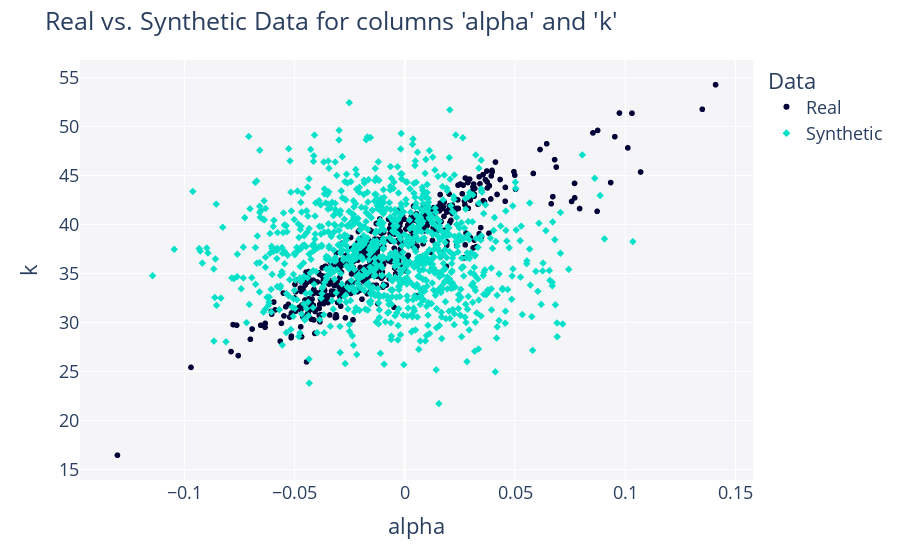

Here is the notebook cell this chart was saved with:
### Markdown cell above
The problem with this is that we are not taking the joint distribution (correlation) between $\alpha$ and $k$ into effect. We can see that if we sample from these distributions and compare to the original data, we do not capture the correlation between them.

### Code cell
from copulas.visualization import compare_2d
from copulas.visualization import scatter_2d


data = data.drop(columns="Seed")
# synth_data
# scatter_2d(data)
compare_2d(data, synth_data)  # this makes sense that it is bad, we are just sampling from each marginal distribution

### Figure 1 — Plotly figure (JSON) as saved in the notebook; plotly's stock layout.template omitted (floating-point values rounded to 4 significant figures; data arrays with more than 128 entries replaced by an {"elided": "..."} marker saying what was removed)
{"data": [{"hovertemplate": "Data=Real<br>alpha=%{x}<br>k=%{y}<extra></extra>", "legendgroup": "Real", "marker": {"color": "#000036", "symbol": "circle"}, "mode": "markers", "name": "Real", "showlegend": true, "type": "scattergl", "x": {"elided": "500 float values"}, "xaxis": "x", "y": {"elided": "500 float values"}, "yaxis": "y"}, {"hovertemplate": "Data=Synthetic<br>alpha=%{x}<br>k=%{y}<extra></extra>", "legendgroup": "Synthetic", "marker": {"color": "#01E0C9", "symbol": "diamond"}, "mode": "markers", "name": "Synthetic", "showlegend": true, "type": "scattergl", "x": {"elided": "1000 float values"}, "xaxis": "x", "y": {"elided": "1000 float values"}, "yaxis": "y"}], "layout": {"font": {"size": 18}, "legend": {"title": {"text": "Data"}, "tracegroupgap": 0}, "margin": {"t": 60}, "plot_bgcolor": "#F5F5F8", "showlegend": true, "title": {"text": "Real vs. Synthetic Data for columns 'alpha' and 'k'"}, "xaxis": {"anchor": "y", "domain": [0, 1], "title": {"text": "alpha"}}, "yaxis": {"anchor": "x", "domain": [0, 1], "title": {"text": "k"}}}}
